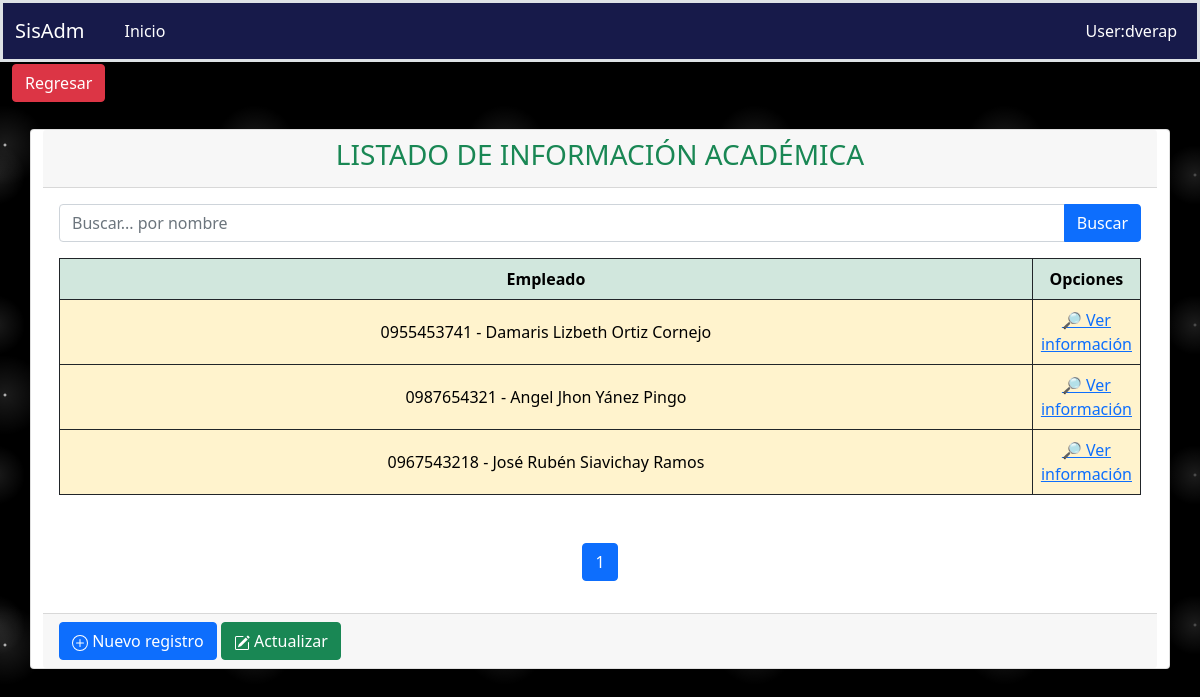
Page /fichaPersonal/infoAcademica on the committed database.
### aplicaciones/ficha_personal/models.py (models this page shows, shortened)
class InfoAcademica(models.Model):
    empleado = models.ForeignKey(Empleado, on_delete=models.PROTECT, blank=True, null=True)
    fecha_Inicio = models.DateField(blank=True, null=True, auto_now=False)
    fecha_Fin = models.DateField(blank=True, null=True, auto_now=False)
    institucion = models.CharField(max_length=100, blank=True, null=True)
    titulo = models.CharField(max_length=50, blank=True, null=True)
    class Meta:
        verbose_name = "InfoAcademica"
        verbose_name_plural = "InfoAcademicas"
        ordering = ('id',)

class Empleado(Base):
    nombres = models.CharField(max_length=200)
    cedula = models.CharField(max_length=10, unique=True)
    fecha_nacimiento = models.DateField(blank=True, null=True, auto_now=False)
    genero = models.CharField(max_length=1, choices=GENERO, default=GENERO[0][0], blank=True, null=True)
    pais = models.ForeignKey(Pais, on_delete=models.PROTECT, blank=True, null=True)
    provincia = models.ForeignKey(Provincia, on_delete=models.PROTECT, blank=True, null=True)
    ciudad = models.ForeignKey(Ciudad, on_delete=models.PROTECT, blank=True, null=True)
    estado_civil = models.CharField(max_length=1, choices=ESTADO_CIVIL, default=ESTADO_CIVIL[0][0], blank=True,null=True)
    email = models.CharField(max_length=100, unique=True)
    direccion = models.TextField(blank=True, null=True, verbose_name='Dirección')
    telefonos = models.CharField(max_length=10, blank=True, null=True)
    fecha_IESS = models.DateField(blank=True, null=True, auto_now=False)
    tipo_Contrato = models.CharField(max_length=2, choices=TIPO_CONTRATO, default=TIPO_CONTRATO[0][0], blank=True,null=True)
    fecha_Ingreso = models.DateField(blank=True, null=True, auto_now=False)
    foto = models.ImageField(upload_to='fichaPersonal/empleados', blank=True, null=True)
    cargo = models.ForeignKey(Cargo, on_delete=models.PROTECT,blank=True, null=True)
    departamento = models.ForeignKey(Departamento, on_delete=models.PROTECT,blank=True, null=True)
    estado = models.BooleanField(default=True)
    def __str__(self):
        return "{} - {}".format(self.cedula, self.nombres)
    class Meta:
        verbose_name = "Empleado"
        verbose_name_plural = "Empleados"
        ordering = ('id',)

### aplicaciones/ficha_personal/views/InformacionAcademica/views.py (the view)
# urls.py: path('infoAcademica', InfoAcademicaListView.as_view(), name='infoAcademica'),
class InfoAcademicaListView(ListView):
    template_name = "InformacionAcademica/listInfoAcademica.html"
    context_object_name = 'infoAcademica'
    model = InfoAcademica
    paginate_by = 3
    def get_queryset(self):
        query = self.request.GET.get("query")
        print(query)
        if query:
            return self.model.objects.filter(empleado__nombres=query)
        else:
            return self.model.objects.all()
    def get_context_data(self, **kwargs):
        context = super().get_context_data(**kwargs)
        context['url_anterior'] = '/fichaPersonal/fichaPersonal'
        context['listar_url']= '/fichaPersonal/infoAcademica'
        context['crear_url'] = '/fichaPersonal/crearInfoAcademica/'
        context['titulo'] = 'LISTADO DE INFORMACIÓN ACADÉMICA'
        context['query'] = self.request.GET.get("query") or ""
        return context

### aplicaciones/ficha_personal/templates/InformacionAcademica/listInfoAcademica.html (shortened to what this page needs)
{% extends 'consulta.html' %}
{% load static %}
{% block search %}
    <form action="{% url 'ficha_Personal:infoAcademica' %}" method="GET">
      <div class="input-group mb-3">
        <input type="text" name="query" value="{{ query }}" class="form-control" placeholder="Buscar... por nombre" id="idInputSearch" aria-describedby="basic-addon2"/>
        <button type="submit" class="btn btn-primary mr-1" id="idSearchSp">Buscar</button>
      </div>
    </form>
{% endblock %}
{% block columns %}
    <thead>
        <tr class="align-middle table-success text-center table-bordered border-dark">
            <th scope="col" style="width: 25px;">Empleado</th>
            <th scope="col" style="width: 10%;">Opciones</th>
        </tr>
    </thead>
{% endblock %}
{% block rows %}
    {% for inf in infoAcademica %}
        <tbody>
            <tr class="align-middle table-warning text-center table-bordered border-dark">
                <td>{{ inf.empleado }}</td>
                <td class="acciones">
                    <a href="{% url 'ficha_Personal:registroInfoAcademica' inf.empleado_id %}">🔎️ Ver información</a>
                </td>
            </tr>
        </tbody>
    {% endfor %}
{% endblock %}

### static/css/estilos.css (style rules this page uses)
body { background-color:black; background-image: radial-gradient(white, rgba(255,255,255,.2) 2px, transparent 40px), radial-gradient(white, rgba(255,255,255,.15) 1px, transparent 30px), radial-gradient(white, rgba(255,255,255,.1) 2px, transparent 40px), radial-gradient(rgba(255,255,255,.4), rgba(255,255,255,.1) 2px, transparent 30px); background-size: 550px 550px, 350px 350px, 250px 250px, 150px 150px; background-position: 0 0, 40px 60px, 130px 270px, 70px 100px; color: #171a4a; }

### rows in the picture
InfoAcademica: empleado "0955453741 - Damaris Lizbeth Ortiz Cornejo"
InfoAcademica: empleado "0987654321 - Angel Jhon Yánez Pingo"
InfoAcademica: empleado "0967543218 - José Rubén Siavichay Ramos"

### other values in the picture
{{ titulo }} "LISTADO DE INFORMACIÓN ACADÉMICA"
{{ i }} "1"
